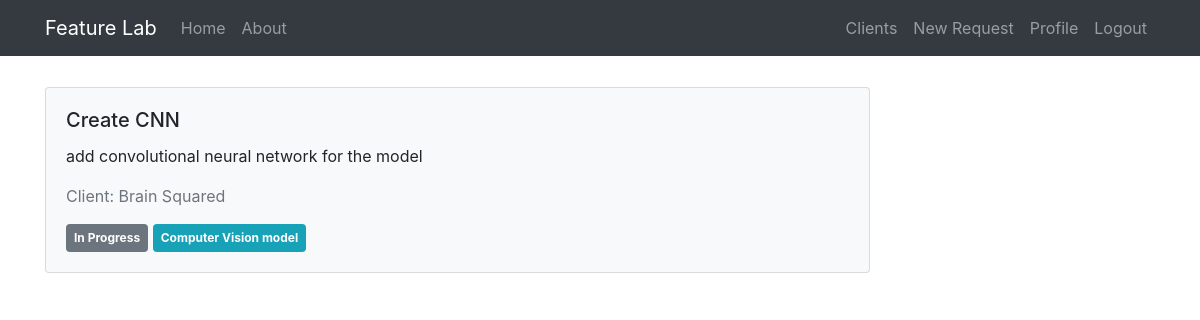
Screenshot of /home (signed in) with the database file from the repository.
### feature_lab/models.py (models this page shows, shortened)
class FeatureRequest(db.Model):
    id = db.Column(db.Integer, primary_key=True)
    title = db.Column(db.String(30), unique=True, nullable=False)
    description = db.Column(db.Text(), nullable=False)
    created_at = db.Column(db.DateTime, nullable=False, default=datetime.utcnow)
    target_date = db.Column(db.DateTime, nullable=False)
    product_area = db.Column(db.String())
    product_id = db.Column(db.Integer, db.ForeignKey('product.id'), nullable=False)
    client_id = db.Column(db.Integer, db.ForeignKey('client.id'), nullable=False)
    state = db.Column(db.Enum(FeatureRequestState), default=FeatureRequestState.TODO)

class Client(db.Model):
    id = db.Column(db.Integer, primary_key=True)
    name = db.Column(db.String(20), unique=True, nullable=False)
    email = db.Column(db.String(120), unique=True, nullable=False)
    bio = db.Column(db.Text(), nullable=False)
    priority = db.Column(db.Integer, nullable=False)
    phone_number = db.Column(db.String(15))
    created_at = db.Column(db.DateTime, nullable=False, default=datetime.utcnow)
    products = db.relationship('Product', backref='owner', lazy=True)
    user_id = db.Column(db.Integer, db.ForeignKey('user.id'), nullable=False)

class Product(db.Model):
    id = db.Column(db.Integer, primary_key=True)
    name = db.Column(db.String(20), unique=True, nullable=False)
    description = db.Column(db.Text(), nullable=False)
    owner_id = db.Column(db.Integer, db.ForeignKey('client.id'), nullable=False)
    requests = db.relationship('FeatureRequest', backref='product', lazy=True)
    areas = db.relationship('ProductArea', backref='product', lazy=True)

### feature_lab/main/routes.py (the view)
@main.route('/')
@main.route('/home')
def home():
    if not current_user.is_authenticated:
        return redirect(url_for('users.login'))
    user_clients = Client.query.filter_by(user_id=current_user.id).all()
    requests = []
    for client in user_clients:
        client_requests = FeatureRequest.query.filter_by(client_id=client.id).all()
        requests += client_requests
    return render_template('home.html', requests=requests, title='Home')

### feature_lab/models.py (called while the page is built)
@login_manager.user_loader
def load_user(user_id):
    return User.query.get(int(user_id))

### feature_lab/templates/home.html
{% extends 'layout.html' %}
{% block content %}
    {% for request in requests %}
        <div>
            <a href="/request/{{request.id}}" class="request-card">
                <div class="card bg-light mb-3 p-3 mr-0">
                    <div class="p-1">
                        <h5 class="card-title">{{ request.title }}</h5>
                        <p class="card-text">{{ request.description }}</p>
                        <p class="text-secondary">Client: {{request.product.owner.name}}</p>
                        <span class="badge badge-secondary p-2">{{ request.state.value }}</span>
                        <span class="badge badge-info p-2">{{ request.product.name }}</span>
                    </div>
                </div>
            </a>
        </div>
    {% endfor %}
{% endblock content %}

### feature_lab/static/custom.css (style rules this page uses)
a.request-card, a.request-card:hover { color: inherit; text-decoration: none; max-width: 35rem; }

### rows the page displays
FeatureRequest: title "Create CNN", description "add convolutional neural network for the model", product.owner.name "Brain Squared", state.value "In Progress", product.name "Computer Vision model"
